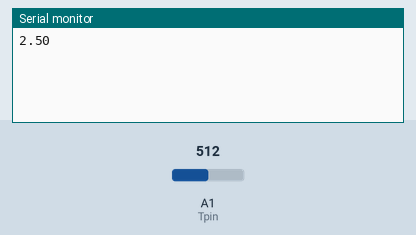
This sketch was run on a simulated Arduino Uno, built with avr-gcc and run on an emulated ATmega328P. Shown: the last lines printed to the serial monitor. The inputs (shaded band) are chosen by the test bench; at power-on: A1 (Tpin) = 512.

Above: at 1.2 s.
1.3 s: A1 (Tpin) set to 716
At 2.2 s:
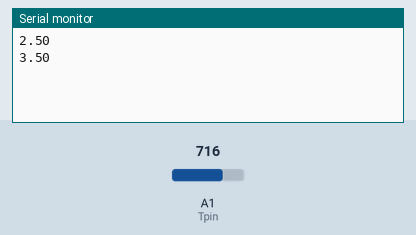
2.8 s: A1 (Tpin) set to 900
At 4.8 s:
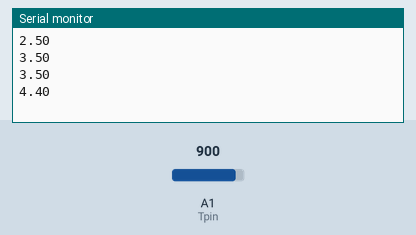
Timing chart, 0 to 6.3 s (numbered marks = the images above; inputs shaded):
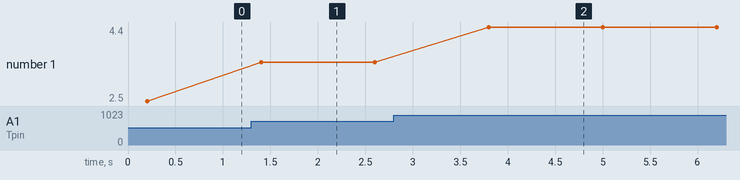

Measured:
- after the input at 1.3 s, the serial monitor: prints a new line after 0.10 s (image 1)
- after the input at 2.8 s, the serial monitor: prints a new line after 1.0 s (image 2)
- plotted number 1: 2.5 → 3.5 after the input at 1.3 s, 3.5 → 4.4 after the input at 2.8 s

The sketch:

debug_v1.0.ino
```cpp
//-----AUTRE-----
int Tpin = A1; //température
float Tread;

void setup() {
  // put your setup code here, to run once:

  Serial.begin(115200);

}

void loop() {
  // put your main code here, to run repeatedly:
printTempc();
delay(1000);
}

float printTempc(){
  analogRead(Tpin);
  delay(200);
  Tread = analogRead(Tpin)*(5.000 / 1023.000); //0.48828125
  Serial.println(Tread);
  return Tread;

}
```
